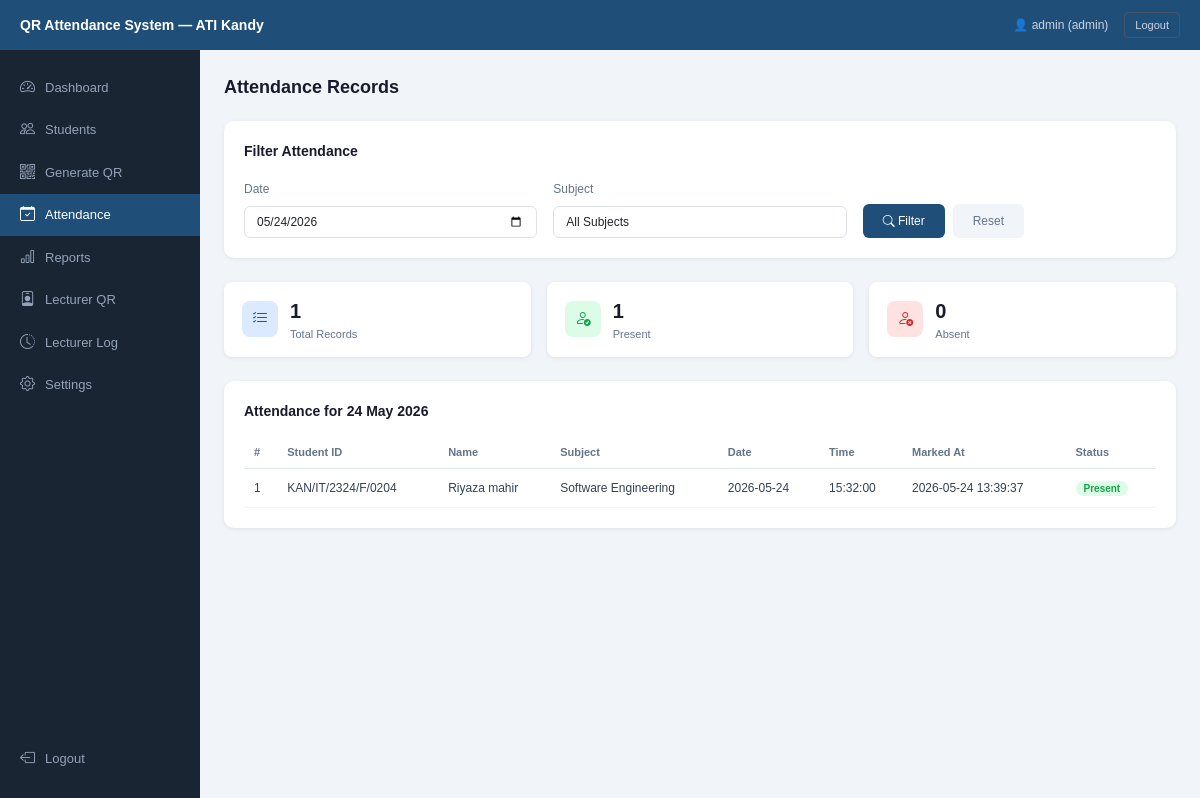
The page /qr_attendance/attendance.php?date=2026-05-24 (signed in) on the database its author committed.
### tables this page shows
CREATE TABLE `attendance` (
  `id` int(11) NOT NULL,
  `session_id` int(11) DEFAULT NULL,
  `student_id` int(11) DEFAULT NULL,
  `marked_at` timestamp NOT NULL DEFAULT current_timestamp(),
  `status` enum('present','absent') DEFAULT 'present'
);

CREATE TABLE `students` (
  `id` int(11) NOT NULL,
  `student_id` varchar(20) DEFAULT NULL,
  `name` varchar(100) DEFAULT NULL,
  `email` varchar(100) DEFAULT NULL,
  `batch` varchar(20) DEFAULT NULL
);

CREATE TABLE `sessions` (
  `id` int(11) NOT NULL,
  `subject` varchar(100) DEFAULT NULL,
  `lecturer_id` int(11) DEFAULT NULL,
  `qr_token` varchar(255) DEFAULT NULL,
  `expires_at` datetime DEFAULT NULL,
  `created_at` timestamp NOT NULL DEFAULT current_timestamp(),
  `session_date` date DEFAULT NULL,
  `session_time` time DEFAULT NULL
);

### qr_attendance/attendance.php (the view, shortened to what this page needs)
<?php
include 'db_connect.php';
$filter_date    = isset($_GET['date'])    ? $_GET['date']    : date('Y-m-d');
$query = "SELECT a.*, s.name as student_name, s.student_id as student_code,
          se.subject, se.session_date, se.session_time
          FROM attendance a
          JOIN students s ON a.student_id = s.id
          JOIN sessions se ON a.session_id = se.id
          WHERE DATE(se.session_date) = '$filter_date'";
$query .= " ORDER BY a.marked_at DESC";
$records = mysqli_query($conn, $query);
$total   = mysqli_num_rows($records);
?>
<!DOCTYPE html>
<html>
<head>
    <link href="https://cdn.jsdelivr.net/npm/bootstrap@5.3.0/dist/css/bootstrap.min.css" rel="stylesheet">
    <link href="https://cdn.jsdelivr.net/npm/bootstrap-icons@1.10.5/font/bootstrap-icons.css" rel="stylesheet">
</head>
<body>
<div class="topbar">
    <div class="topbar-title">QR Attendance System — ATI Kandy</div>
    <div class="d-flex align-items-center gap-3">
        <span class="topbar-user">👤 <?php echo $_SESSION['name']; ?> (<?php echo $_SESSION['role']; ?>)</span>
        <a href="logout.php"><button class="logout-btn">Logout</button></a>
    </div>
</div>
<div class="sidebar">
    <a href="dashboard.php" class="sidebar-item <?php echo basename($_SERVER['PHP_SELF'])=='dashboard.php' ? 'active' : ''; ?>">
        <i class="bi bi-speedometer2"></i> Dashboard
    </a>
    <?php if($_SESSION['role'] == 'admin'): ?>
        <a href="students.php" class="sidebar-item <?php echo basename($_SERVER['PHP_SELF'])=='students.php' ? 'active' : ''; ?>">
            <i class="bi bi-people"></i> Students
        </a>
        <a href="generate_qr.php" class="sidebar-item <?php echo basename($_SERVER['PHP_SELF'])=='generate_qr.php' ? 'active' : ''; ?>">
            <i class="bi bi-qr-code"></i> Generate QR
        </a>
        <a href="attendance.php" class="sidebar-item <?php echo basename($_SERVER['PHP_SELF'])=='attendance.php' ? 'active' : ''; ?>">
            <i class="bi bi-calendar-check"></i> Attendance
        </a>
        <a href="reports.php" class="sidebar-item <?php echo basename($_SERVER['PHP_SELF'])=='reports.php' ? 'active' : ''; ?>">
            <i class="bi bi-bar-chart"></i> Reports
        </a>
        <a href="lecturer_qr.php" class="sidebar-item <?php echo basename($_SERVER['PHP_SELF'])=='lecturer_qr.php' ? 'active' : ''; ?>">
            <i class="bi bi-person-badge"></i> Lecturer QR
        </a>
        <a href="lecturer_attendance.php" class="sidebar-item <?php echo basename($_SERVER['PHP_SELF'])=='lecturer_attendance.php' ? 'active' : ''; ?>">
            <i class="bi bi-clock-history"></i> Lecturer Log
        </a>
        <a href="settings.php" class="sidebar-item <?php echo basename($_SERVER['PHP_SELF'])=='settings.php' ? 'active' : ''; ?>">
            <i class="bi bi-gear"></i> Settings
        </a>
    <?php endif; ?>
    <a href="logout.php" class="sidebar-item"
       style="position:absolute; bottom:20px; width:100%;">
        <i class="bi bi-box-arrow-left"></i> Logout
    </a>
</div>
<div class="main">
    <div class="page-title">Attendance Records</div>
    <div class="card-box">
        <div class="card-box-title">Filter Attendance</div>
        <form method="GET">
            <div class="row g-3 align-items-end">
                <div class="col-md-4">
                    <label class="form-label">Date</label>
                    <input type="date" name="date" class="form-control"
                           value="<?php echo $filter_date; ?>">
                </div>
                <div class="col-md-4">
                    <label class="form-label">Subject</label>
                    <select name="subject" class="form-control">
                        <option value="">All Subjects</option>
                    </select>
                </div>
                <div class="col-md-4 d-flex gap-2">
                    <button type="submit" class="btn-filter">
                        <i class="bi bi-search"></i> Filter
                    </button>
                    <a href="attendance.php" class="btn-reset">Reset</a>
                </div>
            </div>
        </form>
    </div>
    <?php
    $present = mysqli_num_rows(mysqli_query($conn, "SELECT a.id FROM attendance a JOIN sessions se ON a.session_id = se.id WHERE DATE(se.session_date)='$filter_date' AND a.status='present'"));
    $absent  = mysqli_num_rows(mysqli_query($conn, "SELECT a.id FROM attendance a JOIN sessions se ON a.session_id = se.id WHERE DATE(se.session_date)='$filter_date' AND a.status='absent'"));
    ?>
    <div class="stat-row">
        <div class="stat-mini">
            <div class="stat-mini-icon blue"><i class="bi bi-list-check"></i></div>
            <div>
                <div class="stat-mini-value"><?php echo $total; ?></div>
                <div class="stat-mini-label">Total Records</div>
            </div>
        </div>
        <div class="stat-mini">
            <div class="stat-mini-icon green"><i class="bi bi-person-check"></i></div>
            <div>
                <div class="stat-mini-value"><?php echo $present; ?></div>
                <div class="stat-mini-label">Present</div>
            </div>
        </div>
        <div class="stat-mini">
            <div class="stat-mini-icon red"><i class="bi bi-person-x"></i></div>
            <div>
                <div class="stat-mini-value"><?php echo $absent; ?></div>
                <div class="stat-mini-label">Absent</div>
            </div>
        </div>
    </div>
    <div class="card-box">
        <div class="card-box-title">
            Attendance for <?php echo date('d M Y', strtotime($filter_date)); ?>
        </div>
        <table>
            <thead>
                <tr>
                    <th>#</th>
                    <th>Student ID</th>
                    <th>Name</th>
                    <th>Subject</th>
                    <th>Date</th>
                    <th>Time</th>
                    <th>Marked At</th>
                    <th>Status</th>
                </tr>
            </thead>
            <tbody>
                <?php
                $i = 1;
                if($total > 0){
                    mysqli_data_seek($records, 0);
                    while($row = mysqli_fetch_assoc($records)){
                        $badge = $row['status'] == 'present' ?
                            '<span class="badge-present">Present</span>' :
                            '<span class="badge-absent">Absent</span>';
                        echo "<tr>
                            <td>{$i}</td>
                            <td>{$row['student_code']}</td>
                            <td>{$row['student_name']}</td>
                            <td>{$row['subject']}</td>
                            <td>{$row['session_date']}</td>
                            <td>{$row['session_time']}</td>
                            <td>{$row['marked_at']}</td>
                            <td>{$badge}</td>
                        </tr>";
                        $i++;
                    }
                } else {
                    echo "<tr><td colspan='8' style='text-align:center; color:#94a3b8; padding:20px;'>No attendance records for this date</td></tr>";
                }
                ?>
            </tbody>
        </table>
    </div>
</div>
</body>
</html>

### qr_attendance/attendance.php (style rules this page uses)
* { box-sizing: border-box; margin: 0; padding: 0; }
body { font-family: Arial, sans-serif; background: #f1f5f9; }
.topbar { background: #1F4E79; color: #fff; padding: 12px 20px; display: flex; justify-content: space-between; align-items: center; position: fixed; top: 0; left: 0; right: 0; z-index: 100; height: 50px; }
.topbar-title { font-size: 14px; font-weight: 600; }
.topbar-user { font-size: 12px; color: #cbd5e1; }
.sidebar { position: fixed; top: 50px; left: 0; width: 200px; height: calc(100vh - 50px); background: #1a2533; padding: 16px 0; z-index: 99; }
.sidebar-item { display: flex; align-items: center; gap: 10px; padding: 10px 20px; color: #94a3b8; font-size: 13px; text-decoration: none; }
.sidebar-item.active { background: #1F4E79; color: #fff; }
.sidebar-item i { font-size: 15px; }
.main { margin-left: 200px; margin-top: 50px; padding: 24px; }
.page-title { font-size: 18px; font-weight: 600; color: #1a1a2e; margin-bottom: 20px; }
.card-box { background: #fff; border-radius: 10px; padding: 20px; box-shadow: 0 1px 4px rgba(0,0,0,0.08); margin-bottom: 24px; }
.card-box-title { font-size: 14px; font-weight: 600; color: #1a1a2e; margin-bottom: 14px; }
.form-label { font-size: 12px; color: #64748b; }
.form-control { font-size: 12px; }
.btn-filter { background: #1F4E79; color: #fff; border: none; padding: 8px 20px; border-radius: 6px; font-size: 12px; cursor: pointer; }
.btn-reset { background: #f1f5f9; color: #64748b; border: none; padding: 8px 20px; border-radius: 6px; font-size: 12px; cursor: pointer; text-decoration: none; }
.stat-row { display: flex; gap: 16px; margin-bottom: 24px; }
.stat-mini { background: #fff; border-radius: 8px; padding: 14px 18px; flex: 1; box-shadow: 0 1px 4px rgba(0,0,0,0.08); display: flex; align-items: center; gap: 12px; }
.stat-mini-icon { width: 36px; height: 36px; border-radius: 8px; display: flex; align-items: center; justify-content: center; font-size: 16px; flex-shrink: 0; }
.stat-mini-icon.green { background: #dcfce7; color: #16a34a; }
.stat-mini-icon.red { background: #fee2e2; color: #dc2626; }
.stat-mini-icon.blue { background: #dbeafe; color: #1d4ed8; }
.stat-mini-value { font-size: 20px; font-weight: 700; color: #1a1a2e; }
.stat-mini-label { font-size: 11px; color: #64748b; }
table { width: 100%; border-collapse: collapse; }
th { font-size: 11px; color: #64748b; text-align: left; padding: 8px 10px; border-bottom: 1px solid #e2e8f0; font-weight: 600; }
td { font-size: 12px; color: #334155; padding: 10px; border-bottom: 0.5px solid #f1f5f9; }
.badge-present { background: #dcfce7; color: #16a34a; font-size: 10px; padding: 2px 8px; border-radius: 20px; font-weight: 600; }
.logout-btn { background: none; border: 1px solid #475569; color: #cbd5e1; font-size: 11px; padding: 4px 10px; border-radius: 4px; cursor: pointer; }

### rows shown on the page
attendance: student.student_id "KAN/IT/2324/F/0204", student.name "Riyaza mahir", session.subject "Software Engineering", session.session_date "2026-05-24", session.session_time "15:32:00", marked_at "2026-05-24 13:39:37", status "Present"

### other values the page prints
$_SESSION['name'] "admin"
$_SESSION['role'] "admin"
$total "1"
$present "1"
$absent "0"
date('d M Y', strtotime($filter_date)) "24 May 2026"
